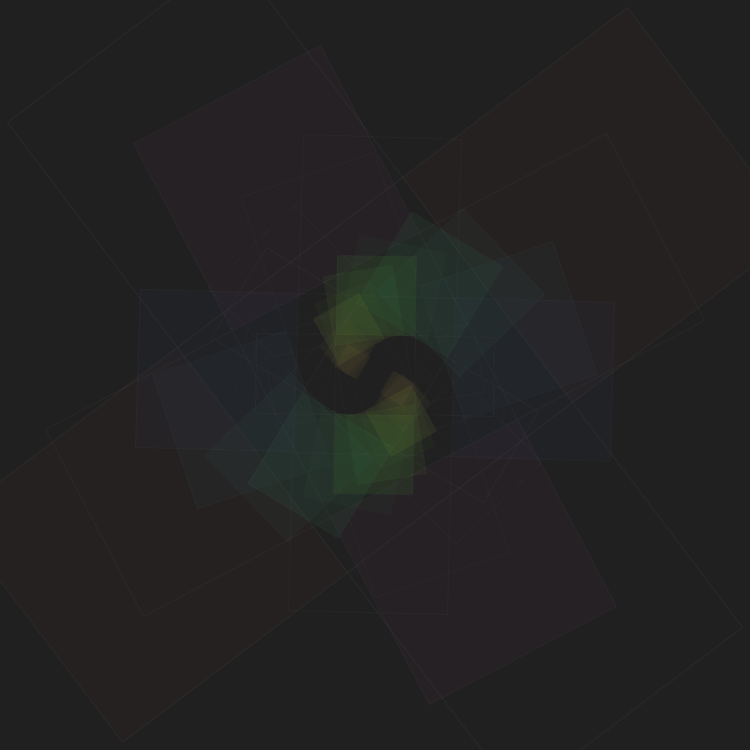
Frame 1 (no input)
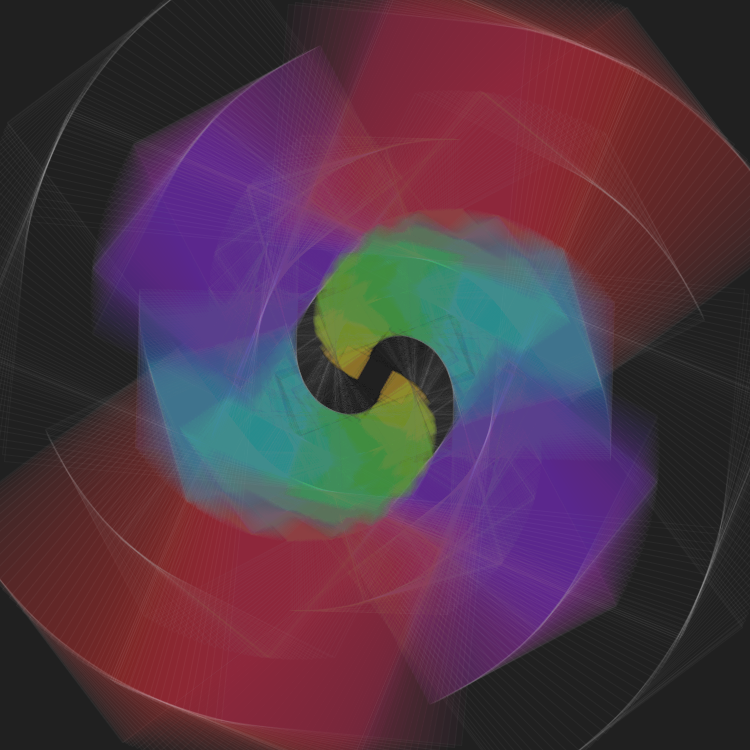
Frame 60 (the mouse pressed at the canvas centre just before this capture)
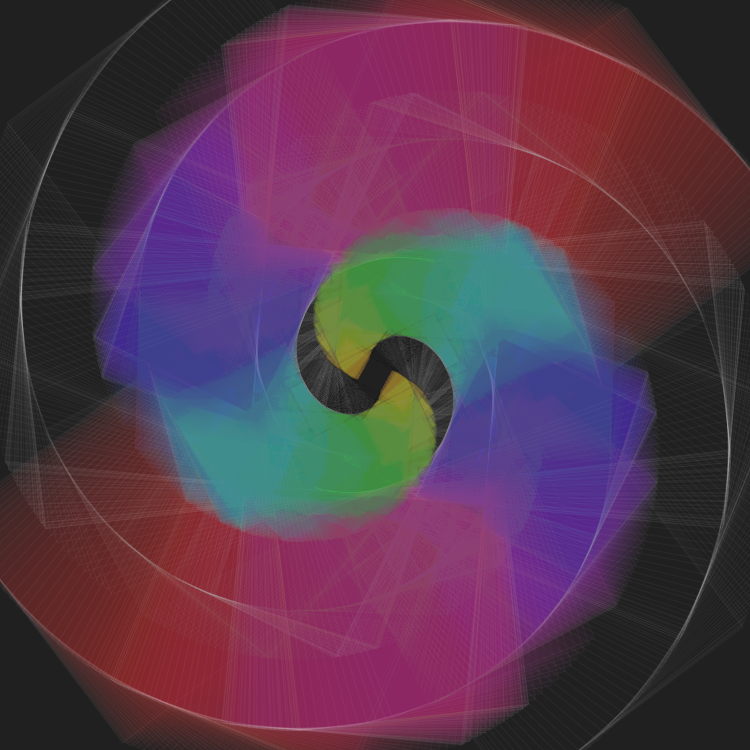
Frame 120 (the mouse held since frame 60 and released just before this capture)

The Processing sketch that drew these frames (run headless with seeded random() and noise(); from frame 60 on, the mouse is pressed at the canvas centre):

// Processing sketch: sketch
// ── sketch.pde
// INFO ************** //
//////////////////////////////
/*
GENUARY / DAY 21 /
*/

// LIBRERÍAS ************** //
//////////////////////////////

// VARIABLES GLOBALES ***** //
//////////////////////////////
int ancho = 750;
int alto = ancho;
String pathData = "../../data/";
String pathExport = "../../export/";

// SETUP ****************** //
//////////////////////////////
void settings(){
  size(ancho, alto);
}

void setup(){
  background(#202020);
  colorMode(HSB);
  rectMode(CENTER);
  noFill();
  stroke(255, 1);
}

// LOOP ******************* //
//////////////////////////////
void draw(){
  pushMatrix();
  translate(ancho/2, alto/2);
  f(100+noise(frameCount*0.005)*300);
  popMatrix();
}

// FUNCIONES ************** //
//////////////////////////////

void f(float x){
  d(x);
  if(x > 100){
    f(1*x/4);
    f(2*x/4);
    f(3*x/4);
  }
}

void d(float x){
  pushMatrix();
  rotate(x*0.02);
  stroke(x, 10);
  noFill();
  rect(0, x, x, x);
  rect(0, -x, x, x);
  fill(x, 150, 150, 10);
  rect(x, 0, x, x);
  rect(-x, -0, x, x);
  popMatrix();
}

void keyPressed(){
  if(key == 's'){
    save(pathExport + "G21/" + timeStamp() + ".png");
  }
}

String timeStamp(){
  String y = str(year());
  String m = nf(month(), 2);
  String d = nf(day(), 2);
  String h = nf(hour(), 2);
  String mn = nf(minute(), 2);
  String s = nf(second(), 2);

  String ts = y + m + d + h + h + m + s;

  return ts;
}

void mousePressed(){
  setup();
}
